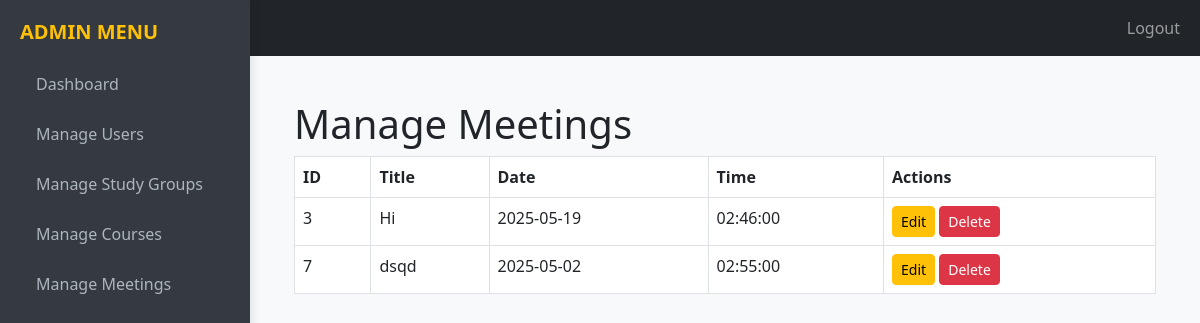
The page /admin/meetings.php (signed in) on the database its author committed.
### tables this page shows
CREATE TABLE `meetings` (
  `id` int(11) NOT NULL,
  `user_id` int(11) NOT NULL,
  `title` varchar(100) NOT NULL,
  `description` text DEFAULT NULL,
  `meeting_date` datetime NOT NULL,
  `duration` int(11) DEFAULT NULL COMMENT 'Duration in minutes',
  `participants` varchar(255) DEFAULT NULL COMMENT 'Comma-separated participant names',
  `meeting_link` varchar(255) DEFAULT NULL,
  `status` enum('scheduled','completed','cancelled') DEFAULT 'scheduled',
  `created_at` timestamp NOT NULL DEFAULT current_timestamp(),
  `updated_at` timestamp NOT NULL DEFAULT current_timestamp() ON UPDATE current_timestamp()
);

### admin/meetings.php (the view, shortened to what this page needs)
<?php
include('../db.php');
include('header_sidebar.php');
?>
<div class="p-4" style="flex-grow: 1;">
    <h1>Manage Meetings</h1>
    <table class="table table-bordered">
        <thead>
            <tr>
                <th>ID</th>
                <th>Title</th>
                <th>Date</th>
                <th>Time</th>
                <th>Actions</th>
            </tr>
        </thead>
        <tbody>
            <?php
            $stmt = $conn->prepare("SELECT * FROM meetings");
            $stmt->execute();
            $result = $stmt->get_result();
            while ($row = $result->fetch_assoc()) {
                $date = date('Y-m-d', strtotime($row['meeting_date']));
                $time = date('H:i:s', strtotime($row['meeting_date']));
                echo "<tr>";
                echo "<td>" . $row['id'] . "</td>";
                echo "<td>" . $row['title'] . "</td>";
                echo "<td>" . $date . "</td>";
                echo "<td>" . $time . "</td>";
                echo "<td>";
                echo "<button class='btn btn-warning btn-sm' data-bs-toggle='modal' data-bs-target='#editMeetingModal' data-id='" . $row['id'] . "'>Edit</button> ";
                echo "<button class='btn btn-danger btn-sm' onclick='deleteMeeting(" . $row['id'] . ")'>Delete</button>";
                echo "</td>";
                echo "</tr>";
            }
            ?>
        </tbody>
    </table>
</div>
</body>
</html>

### pretty/home.css (style rules this page uses)
:root { --primary-blue: #4a89dc; --light-blue: #e6f0fa; --dark-blue: #2a5a8a; --sidebar-width: 250px; --divider-color: #e0e0e0; }
body { background-color: #f8f9fa; font-family: 'Segoe UI', Tahoma, Geneva, Verdana, sans-serif; padding-top: 56px; }

### admin/header_sidebar.php (style rules this page uses)
body { margin: 0; padding: 0; display: flex; flex-direction: column; height: 100vh; }

### rows shown on the page
meetings: id "3", title "Hi", meeting_date "2025-05-19", meeting_date "02:46:00"
meetings: id "7", title "dsqd", meeting_date "2025-05-02", meeting_date "02:55:00"
